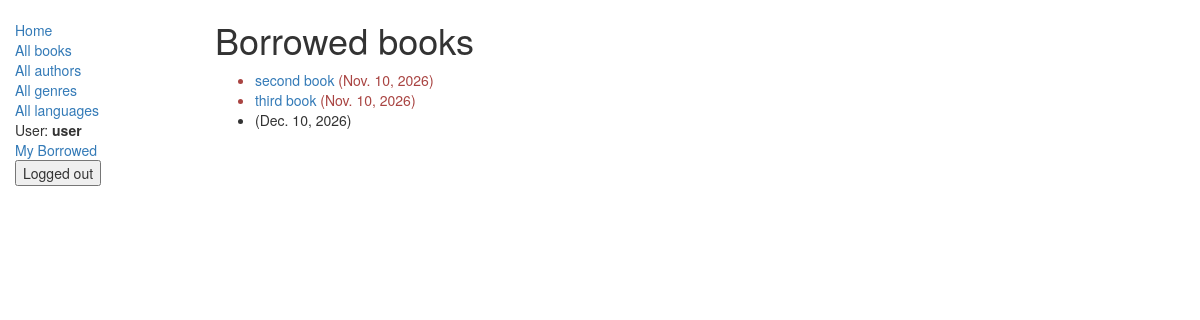
/catalog/mybooks/ (signed in), run on the app's committed database.
### catalog/models.py (models this page shows, shortened)
class BookInstance(models.Model):
    id = models.UUIDField(primary_key=True, default=uuid.uuid4,
                          help_text="Unique ID for this particular book across whole library")
    book = models.ForeignKey('Book', on_delete=models.SET_NULL, null=True)
    imprint = models.CharField(max_length=200)
    due_back = models.DateField(null=True, blank=True)
    borrower = models.ForeignKey(User, on_delete=models.SET_NULL, null=True, blank=True)
    LOAN_STATUS = (
        ('m', 'Maintenance'),
        ('o', 'On loan'),
        ('a', 'Available'),
        ('r', 'Reserved'),
    )
    status = models.CharField(max_length=1, choices=LOAN_STATUS, blank=True, default='m', help_text='Book availability')
    class Meta:
        ordering = ["due_back"]
        permissions = (
            ("can_mark_returned", "Set book as returned"),
            ("can_edit", "Edit book instance"),
        )
    @property
    def is_overdue(self):
        if self.due_back and date.today() > self.due_back:
            return True
        return False

class Book(models.Model):
    title = models.CharField(max_length=100)
    author = models.ForeignKey('Author', on_delete=models.SET_NULL, null=True)
    summary = models.TextField(max_length=1000, help_text='Enter a brief description of the book')
    isbn = models.CharField('ISBN', max_length=13, help_text='13 Character <a href="https://www.isbn-international.org/content/what-isbn">ISBN number</a>')
    genre = models.ManyToManyField(Genre, help_text='Select a genre for this book')
    language = models.ForeignKey(Language, on_delete=models.SET_NULL, null=True)
    def display_genre(self):
        return ', '.join([genre.name for genre in self.genre.all()[:3]]) #берём первые три жанра из всех, разделяем их запятой и показываем пользователю
    display_genre.short_description = 'Genre'

### catalog/views.py (the view)
class BookInstanceOnLoanView(LoginRequiredMixin, generic.ListView):
    model = BookInstance
    template_name = 'bookinstance_list.html'
    pagination_by = 10
    def get_queryset(self):
        return BookInstance.objects.filter(borrower = self.request.user).filter(status__exact="o").order_by('due_back')

### catalog/templates/bookinstance_list.html
{% extends "base_generic.html" %}
{% block content %}
    <h1>Borrowed books</h1>
    {% if bookinstance_list %}
    <ul>
      {% for bookinst in bookinstance_list %}
      <li class="{% if bookinst.is_overdue %}text-danger{% endif %}">
        <a href="{% url 'book_detail' bookinst.book.pk %}">{{bookinst.book.title}}</a> ({{ bookinst.due_back }})
      </li>
      {% endfor %}
    </ul>
    {% else %}
      <p>There are no books borrowed.</p>
    {% endif %}
{% endblock %}

### catalog/templates/base_generic.html (shortened to what this page needs)
<!doctype html>
<html lang="en">
  <head>
    <link
      rel="stylesheet"
      href="https://maxcdn.bootstrapcdn.com/bootstrap/3.3.7/css/bootstrap.min.css" />
    {% load static %}
    <link rel="stylesheet" href="{% static 'css/styles.css' %}" />
  </head>
  <body>
    <div class="container-fluid">
      <div class="row">
        <div class="col-sm-2">
          {% block sidebar %}
          <ul class="sidebar-nav">
            <li><a href="{% url 'index' %}">Home</a></li>
            <li><a href="{% url 'books' %}">All books</a></li>
            <li><a href="{% url 'authors' %}">All authors</a></li>
            <li><a href="{% url 'genres' %}">All genres</a></li>
            <li><a href="{% url 'languages' %}">All languages</a></li>
            {% if user.is_authenticated %}
              <li>User: <strong>{{ user.get_username }}</strong></li>
              <li><a href="{% url 'my_borrowed' %}">My Borrowed</a></li>
              <li>
                <form method="post" action="{% url 'logout' %}">
                    <button type="submit">Logged out</button>
                </form>
              </li>
            {% else %}
              <li>
                <a href="{% url 'login' %}?next={{ request.path }}">Login</a>
              </li>
            {% endif %}
          </ul>
        {% endblock %}
        </div>
        <div class="col-sm-10 ">{% block content %}{% endblock %}</div>
      </div>
    </div>
  </body>
</html>

### catalog/static/css/styles.css (style rules this page uses)
.sidebar-nav { margin-top: 20px; padding: 0; list-style: none; }

### data on the page
BookInstance: book "second book", due_back "Nov. 10, 2026"
BookInstance: book "third book", due_back "Nov. 10, 2026"
BookInstance: due_back "Dec. 10, 2026"

### other printed values
{{ user.get_username }} "user"
